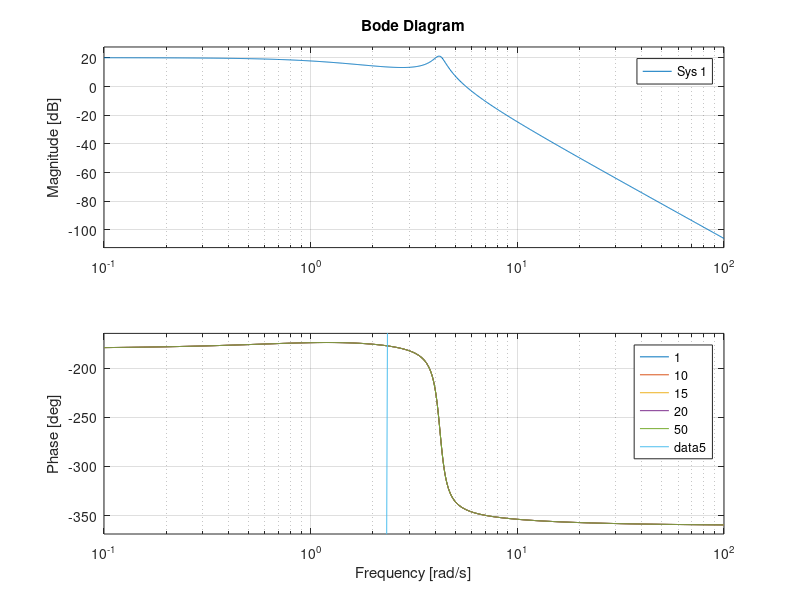

The MATLAB source for this figure:
% Systemparameter
c=10;
d1=0.5;
d2=0.5;
m=1;
g=9.81;
l=0.5;
I1=1;
I2=1;

par = [c,d1,d2,m,g,l,I1,I2];

x2a = -pi/2;
x2e = pi/2;

sysPar.beta5 =  126;
sysPar.beta6 = -420;
sysPar.beta7 =  540;
sysPar.beta8 = -315;
sysPar.beta9 =   70;
sysPar.Ta = 1e-3;

% linearisiertes System um obere Ruhelage
x2R = pi/2;
A = [0 0 1 0; 0 0 0 1; -c / I1 c / I1 -d1 / I1 0; c / I2 -c / I2 + m * g * l / I2 * sin(x2R) 0 -d2 / I2];
b = [0; 0; 0.1e1 / I1; 0];
c = [0 1 0 0];
d = 0;

%%
for i=[1,10,15,20,50]
sys = ss(A,b,c,d);
sys_d = c2d(sys,sysPar.Ta);
reg = tf(1,1);
T = feedback(sys*i,1);
bode(sys*i);
grid on
hold on
end
legend('1','10','15','20','50');

%% 
cg=1;
kp=[1:1:15];
plot(kp,1000 * cg ^ 4 + 1000 * cg ^ 3 + 15340 * cg ^ 2 + 7547 * cg + 10000 * kp - 49050);